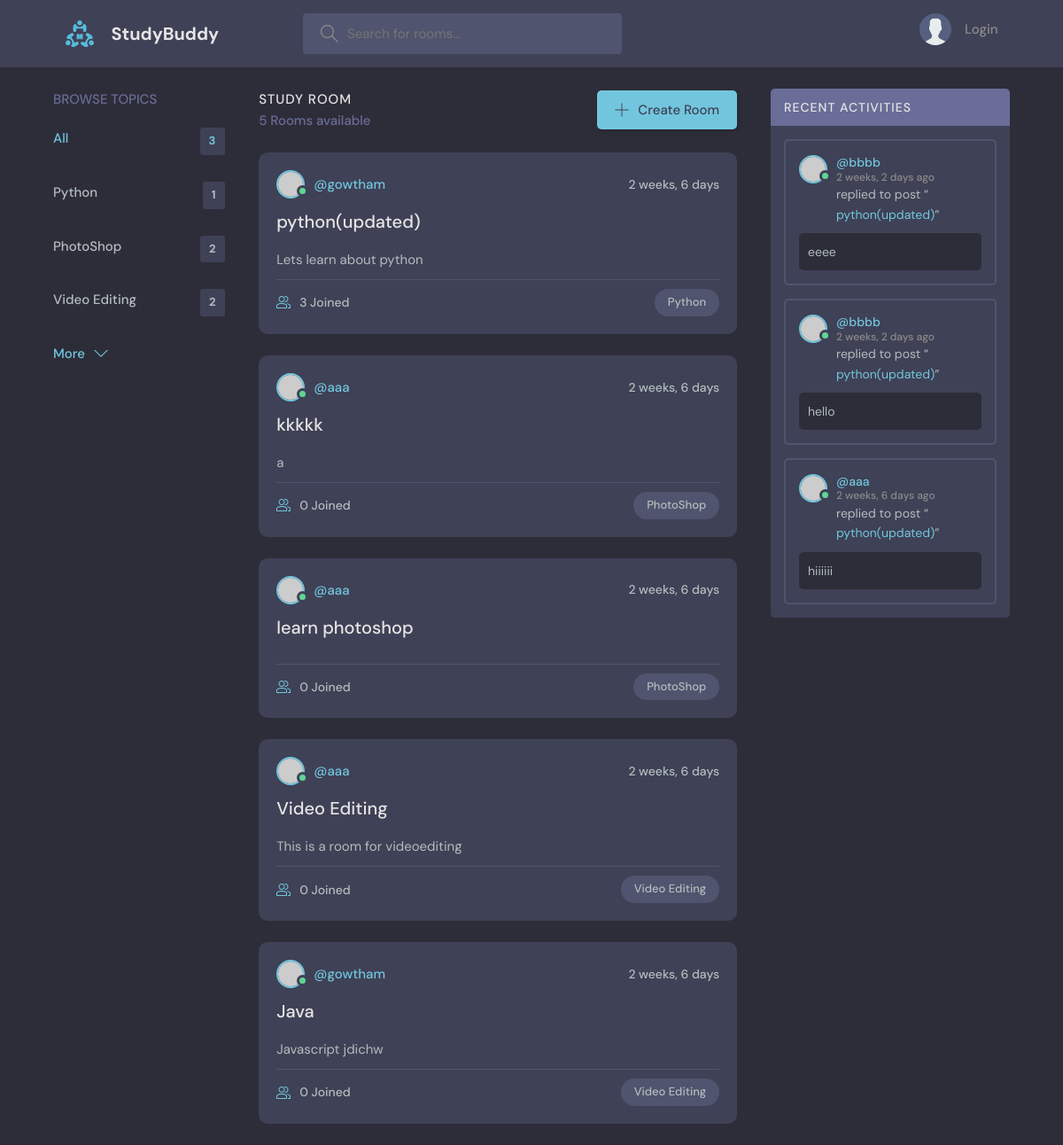
/, run on an earlier commit of the app's database.
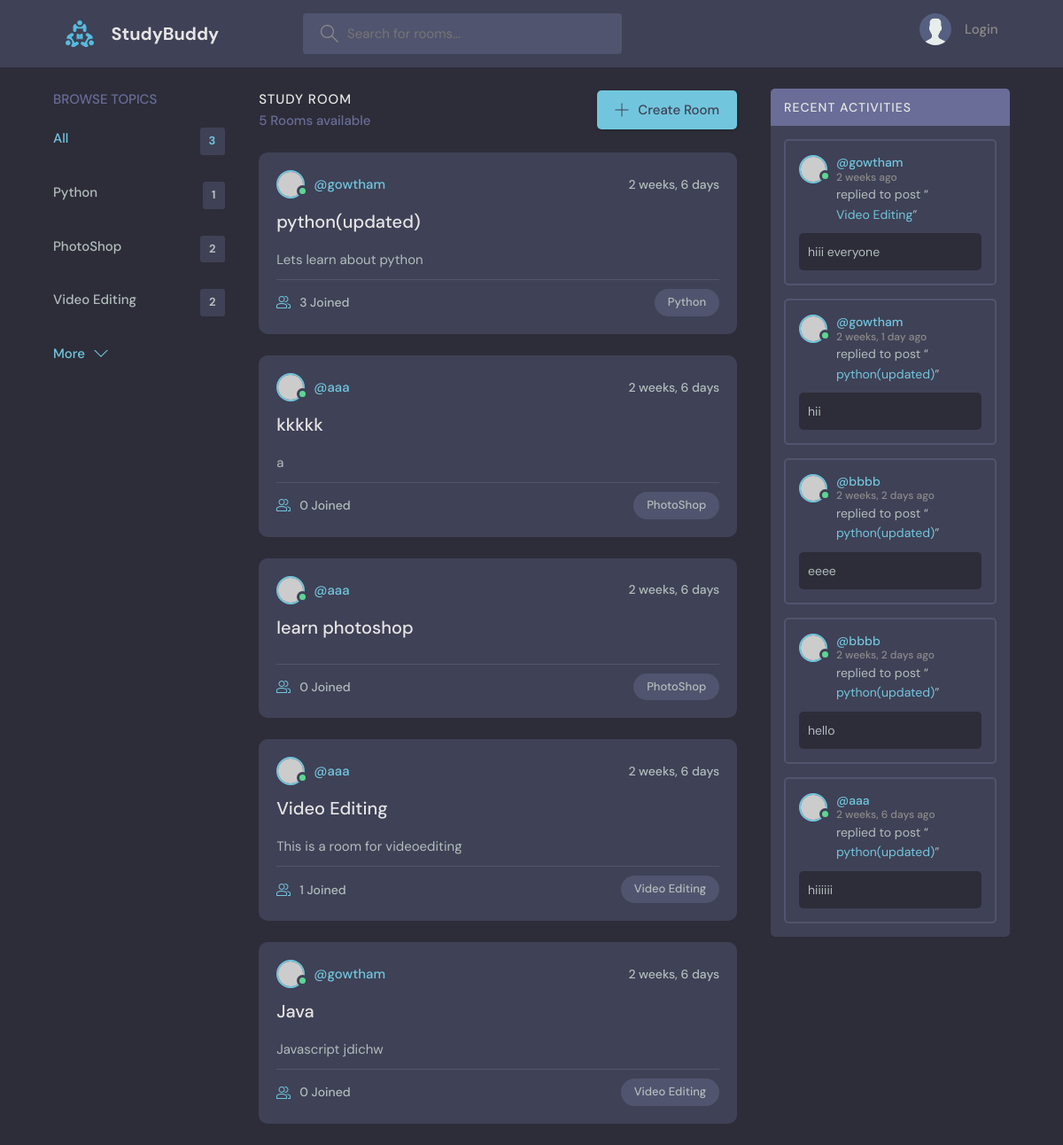
And on a later commit of the database.
### core/models.py (models this page shows, shortened)
class Topics(models.Model):
    name = models.CharField(max_length=200)

class Room(models.Model):
    host = models.ForeignKey(User, on_delete=models.SET_NULL,null = True)
    topic = models.ForeignKey(Topics, on_delete=models.SET_NULL,null = True)
    name = models.CharField(max_length = 100)
    descriptions  = models.TextField(null=True,blank = True)
    updated = models.DateTimeField(auto_now= True)
    created = models.DateTimeField(auto_now_add=True)
    participants = models.ManyToManyField(User,related_name = 'participants',blank = True)
    class Meta:
        ordering = ['-updated','-created']
    def __str__(self):
        return self.name

class Message(models.Model):
    user = models.ForeignKey(User, on_delete= models.CASCADE)
    room = models.ForeignKey(Room, on_delete= models.CASCADE)
    body = models.TextField()
    updated = models.DateTimeField(auto_now= True)
    created = models.DateTimeField(auto_now_add=True)
    class Meta:
        ordering = ['-created']

### core/views.py (the view)
# urls.py: path('',home,name='home'),
def home(request):
    q = request.GET.get('q') if request.GET.get('q') != None else ''
    rooms = Room.objects.filter(
        Q(topic__name__icontains=q)|
        Q(name__icontains=q )|
        Q(descriptions__icontains=q) )
    topics = Topics.objects.all()
    room_count = rooms.count()
    recent_activity = Message.objects.filter(Q(room__topic__name__icontains =q ))
    context = {'rooms':rooms,'topics':topics,'room_count':room_count,'recent_activity':recent_activity}
    return render(request,'home.html',context)

### core/templates/home.html (shortened to what this page needs)
{% extends 'main.html'%}
{% block content %}
    <main class="layout layout--3">
      <div class="container">
       {% include 'topics_component.html'%}
        <div class="roomList">
          <div class="roomList__header">
            <div>
              <h2>Study Room</h2>
              <p>{{room_count}} Rooms available</p>
            </div>
            <a class="btn btn--main" href="create-room.html">
              <svg version="1.1" xmlns="http://www.w3.org/2000/svg" width="32" height="32" viewBox="0 0 32 32">
                <title>add</title>
                <path
                  d="M16.943 0.943h-1.885v14.115h-14.115v1.885h14.115v14.115h1.885v-14.115h14.115v-1.885h-14.115v-14.115z"
                ></path>
              </svg>
              Create Room
            </a>
          </div>
          {% include 'feed_component.html' %}
        </div>
        <div class="activities">
         {% include 'activity_component.html'%}
        </div>
      </div>
    </main>
{%endblock content%}

### core/templates/topics_component.html
 <div class="topics">
          <div class="topics__header">
            <h2>Browse Topics</h2>
          </div>
          <ul class="topics__list">
            <li>
              <a href="{% url 'home'%}" class="active">All <span>{{topics.count}}</span></a>
            </li>
            {% for topic in topics%}
            <li>
              <a href="{% url 'home'%}?q={{topic.name}}">{{topic.name}}<span>{{topic.room_set.all.count}}</span></a>
            </li>
            {%endfor%}
          </ul>
          <a class="btn btn--link" href="topics.html">
            More
            <svg version="1.1" xmlns="http://www.w3.org/2000/svg" width="32" height="32" viewBox="0 0 32 32">
              <title>chevron-down</title>
              <path d="M16 21l-13-13h-3l16 16 16-16h-3l-13 13z"></path>
            </svg>
          </a>
        </div>

### core/templates/feed_component.html (shortened to what this page needs)
{% for room in rooms %}
<div class="roomListRoom">
            <div class="roomListRoom__header">
              <a href="{% url 'user-profile' room.host.id %}" class="roomListRoom__author">
                <div class="avatar avatar--small active">
                  <img src="https://randomuser.me/api/portraits/men/11.jpg" />
                </div>
                <span>@{{room.host}}</span>
              </a>
              <div class="roomListRoom__actions">
                <span>{{room.created|timesince}}</span>
              </div>
            </div>
            <div class="roomListRoom__content">
              <a href="room/{{ room.id }}/">{{room.name}}</a>
              <p>
                {{room.descriptions}}
              </p>
            </div>
            <div class="roomListRoom__meta">
              <a class="roomListRoom__joined">
                {{room.participants.count}} Joined
              </a>
              <p class="roomListRoom__topic">{{room.topic.name}}</p>
            </div>
          </div>
{% endfor%}

### core/templates/activity_component.html (shortened to what this page needs)
 <div class="activities__header">
            <h2>Recent Activities</h2>
          </div>
         {% for message in recent_activity %}
          <div class="activities__box">
            <div class="activities__boxHeader roomListRoom__header">
              <a href="{% url 'user-profile' message.user.id %}" class="roomListRoom__author">
                <div class="avatar avatar--small active">
                  <img src="https://randomuser.me/api/portraits/men/13.jpg" />
                </div>
                <p>
                  @{{message.user}}
                  <span>{{message.created|timesince}} ago</span>
                </p>
              </a>
            </div>
            <div class="activities__boxContent">
              <p>replied to post “<a href="{%url 'room' message.room.id%}">{{message.room}}</a>”</p>
              <div class="activities__boxRoomContent">
                {{message.body}}
              </div>
            </div>
          </div>
          {% endfor %}

What changed in the data, as far as the page shows it:
computed for Room "This is a room for videoediting": participants.count "0" → "1"
added Message: user "gowtham", created "2 weeks", room "Video Editing", body "hiii everyone"
added Message: user "gowtham", created "2 weeks, 1 day", room "python(updated)", body "hii"
